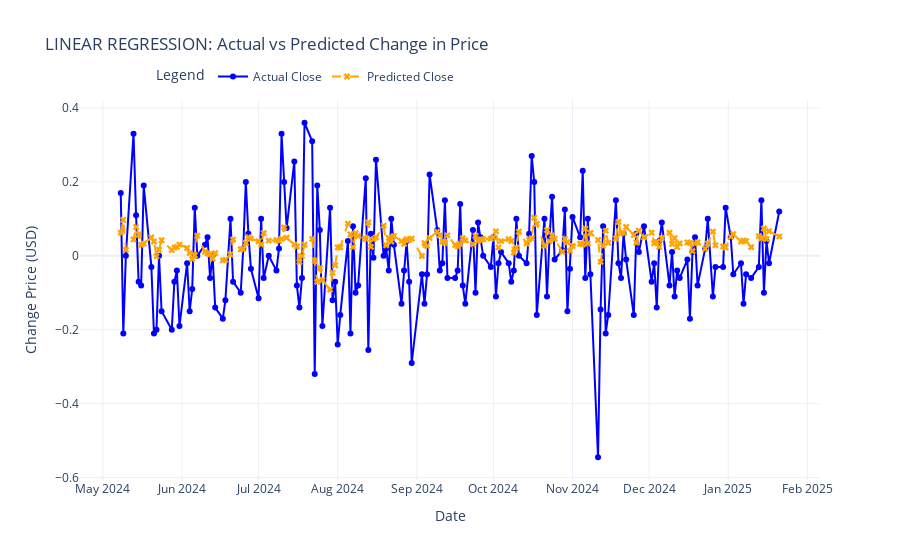

Notebook code cell kept with this figure:
### Markdown cell above
### Evaluating Linear Regression Performance

### Code cell
# Plotting the results
pred_data = pd.DataFrame({
    'Date': data['Date'].values[split_index:],
    'Actual Change': y_test,
    'Pred. Change': y_pred_lr
})
pred_fig = go.Figure()

pred_fig.add_trace(
    go.Scatter(
        x=pred_data['Date'], 
        y=pred_data['Actual Change'], 
        mode='lines+markers', 
        name='Actual Close',
        line=dict(color='blue'),
        marker=dict(symbol='circle')
    )
)

pred_fig.add_trace(
    go.Scatter(
        x=pred_data['Date'], 
        y=pred_data['Pred. Change'], 
        mode='lines+markers', 
        name='Predicted Close',
        line=dict(color='orange', dash='dash'),
        marker=dict(symbol='x')
    )
)

pred_fig.update_layout(
    title="LINEAR REGRESSION: Actual vs Predicted Change in Price",
    xaxis_title="Date",
    yaxis_title="Change Price (USD)",
    template="plotly_white",
    legend=dict(title="Legend", x=0.1, y=1.1, orientation="h"),
    xaxis=dict(showgrid=True),
    yaxis=dict(showgrid=True)
)

pred_fig.show()

### Figure 1 — Plotly figure (JSON) as saved in the notebook; plotly's stock layout.template omitted (floating-point values rounded to 4 significant figures; data arrays with more than 128 entries replaced by an {"elided": "..."} marker saying what was removed)
{"data": [{"line": {"color": "blue"}, "marker": {"symbol": "circle"}, "mode": "lines+markers", "name": "Actual Close", "type": "scatter", "x": {"elided": "176 str values"}, "y": {"elided": "176 float values"}}, {"line": {"color": "orange", "dash": "dash"}, "marker": {"symbol": "x"}, "mode": "lines+markers", "name": "Predicted Close", "type": "scatter", "x": {"elided": "176 str values"}, "y": {"elided": "176 float values"}}], "layout": {"legend": {"orientation": "h", "title": {"text": "Legend"}, "x": 0.1, "y": 1.1}, "title": {"text": "LINEAR REGRESSION: Actual vs Predicted Change in Price"}, "xaxis": {"showgrid": true, "title": {"text": "Date"}}, "yaxis": {"showgrid": true, "title": {"text": "Change Price (USD)"}}}}
